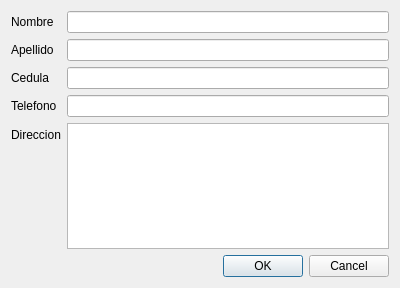
<?xml version="1.0" encoding="UTF-8"?>
<ui version="4.0">
 <class>ClienteForm</class>
 <widget class="QDialog" name="ClienteForm">
  <property name="geometry">
   <rect>
    <x>0</x>
    <y>0</y>
    <width>400</width>
    <height>288</height>
   </rect>
  </property>
  <property name="windowTitle">
   <string>Dialog</string>
  </property>
  <layout class="QVBoxLayout" name="verticalLayout">
   <item>
    <layout class="QFormLayout" name="formLayout">
     <item row="0" column="0">
      <widget class="QLabel" name="label">
       <property name="text">
        <string>Nombre</string>
       </property>
      </widget>
     </item>
     <item row="0" column="1">
      <widget class="QLineEdit" name="lineEditNombre"/>
     </item>
     <item row="1" column="1">
      <widget class="QLineEdit" name="lineEditApellido"/>
     </item>
     <item row="2" column="1">
      <widget class="QLineEdit" name="lineEditCedula"/>
     </item>
     <item row="1" column="0">
      <widget class="QLabel" name="label_2">
       <property name="text">
        <string>Apellido</string>
       </property>
      </widget>
     </item>
     <item row="2" column="0">
      <widget class="QLabel" name="label_3">
       <property name="text">
        <string>Cedula</string>
       </property>
      </widget>
     </item>
     <item row="3" column="1">
      <widget class="QLineEdit" name="lineEditTelefono"/>
     </item>
     <item row="3" column="0">
      <widget class="QLabel" name="label_4">
       <property name="text">
        <string>Telefono</string>
       </property>
      </widget>
     </item>
     <item row="4" column="0">
      <widget class="QLabel" name="label_5">
       <property name="text">
        <string>Direccion</string>
       </property>
      </widget>
     </item>
     <item row="4" column="1">
      <widget class="QPlainTextEdit" name="plainTextEditDireccion"/>
     </item>
    </layout>
   </item>
   <item>
    <widget class="QDialogButtonBox" name="buttonBox">
     <property name="orientation">
      <enum>Qt::Horizontal</enum>
     </property>
     <property name="standardButtons">
      <set>QDialogButtonBox::Cancel|QDialogButtonBox::Ok</set>
     </property>
    </widget>
   </item>
  </layout>
 </widget>
 <resources/>
 <connections>
  <connection>
   <sender>buttonBox</sender>
   <signal>accepted()</signal>
   <receiver>ClienteForm</receiver>
   <slot>on_buttonBox_accepted()</slot>
   <hints>
    <hint type="sourcelabel">
     <x>227</x>
     <y>211</y>
    </hint>
    <hint type="destinationlabel">
     <x>199</x>
     <y>83</y>
    </hint>
   </hints>
  </connection>
  <connection>
   <sender>buttonBox</sender>
   <signal>rejected()</signal>
   <receiver>ClienteForm</receiver>
   <slot>reject()</slot>
   <hints>
    <hint type="sourcelabel">
     <x>295</x>
     <y>211</y>
    </hint>
    <hint type="destinationlabel">
     <x>286</x>
     <y>167</y>
    </hint>
   </hints>
  </connection>
 </connections>
 <slots>
  <slot>on_buttonBox_accepted()</slot>
 </slots>
</ui>
